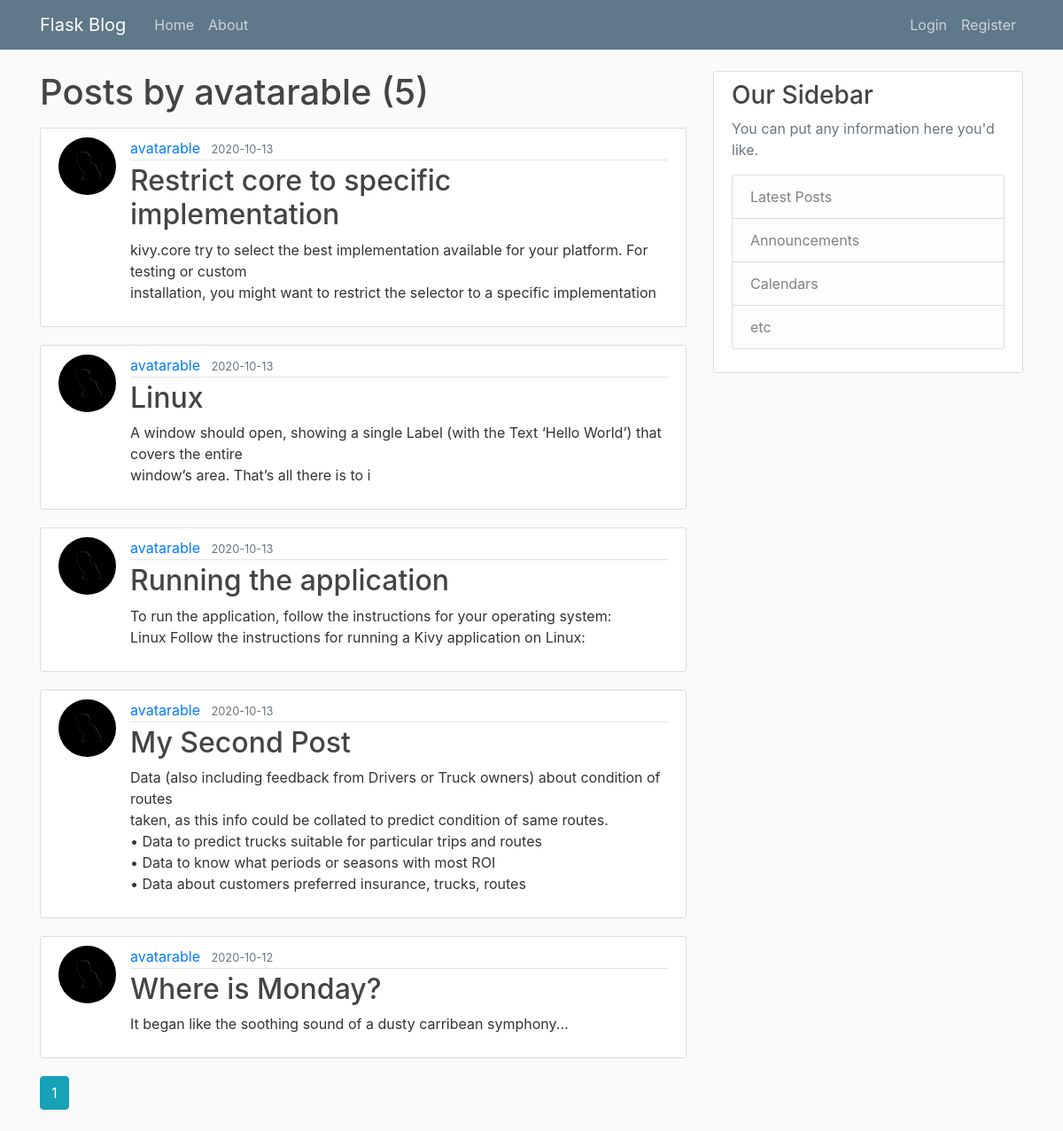
The page /user/avatarable on the database its author committed.
### flaskblog/models.py (models this page shows, shortened)
class User(db.Model, UserMixin):
    id = db.Column(db.Integer, primary_key=True)
    username = db.Column(db.String(20), unique=True, nullable=False)
    email = db.Column(db.String(120), unique=True, nullable=False)
    password = db.Column(db.String(60), nullable=False)
    image_file = db.Column(db.String(120), nullable=False, default='default.jpg')
    posts = db.relationship('Post', backref='author', lazy=True)

class Post(db.Model):
    id = db.Column(db.Integer, primary_key=True)
    title = db.Column(db.String(100), nullable=False)
    date_posted = db.Column(db.DateTime, nullable=False, default=datetime.utcnow)
    content = db.Column(db.Text, nullable=False)
    user_id = db.Column(db.Integer, db.ForeignKey('user.id'), nullable=False)

### flaskblog/routes.py (the view)
@app.route('/user/<string:username>')
def user_posts(username):
    page = request.args.get('page', 1, type=int)
    user = User.query.filter_by(username=username).first_or_404()
    posts = Post.query.filter_by(author=user).order_by(Post.date_posted.desc())\
        .paginate(page=page, per_page=5)
    return render_template('user_posts.html', posts=posts, user=user)

### flaskblog/templates/user_posts.html
{% extends "layout.html" %}
{% block content %}
    <h1 class="mb-3">Posts by {{ user.username }} ({{ posts.total }})</h1>
    {% for post in posts.items %}
    <article class="media content-section">
        <img class="rounded-circle article-img" src="{{ url_for('static', filename='profile_pics/' + post.author.image_file) }}">
        <div class="media-body">
            <div class="article-metadata">
                <a class="mr-2" href="{{ url_for('user_posts', username=post.author.username) }}">{{ post.author.username }}</a>
                <small class="text-muted">{{ post.date_posted.strftime('%Y-%m-%d') }}</small>
            </div>
            <h2><a class="article-title" href="{{ url_for('post', post_id=post.id) }}">{{ post.title }}</a></h2>
            <p class="article-content">{{ post.content }}</p>
        </div>
    </article>
    {% endfor %}
    {% for page_num in posts.iter_pages(left_edge=1, right_edge=1, left_current=1, right_current=2) %}
        {% if page_num %}
            {% if posts.page == page_num %}
                <a class="btn btn-info mb-4" href="{{ url_for('user_posts', username=user.username, page=page_num) }}">{{ page_num }}</a>
            {% else %}
                <a class="btn btn-outline-info mb-4" href="{{ url_for('user_posts', username=user.username, page=page_num) }}">{{ page_num }}</a>
            {% endif %}
        {% else %}
        ...
        {% endif %}
    {% endfor %}
{% endblock content %}

### flaskblog/static/main.css (style rules this page uses)
body { background: #fafafa; color: #333333; margin-top: 5rem; }
h1, h2, h3, h4, h5, h6 { color: #444444; }
.content-section { background: #ffffff; padding: 10px 20px; border: 1px solid #dddddd; border-radius: 3px; margin-bottom: 20px; }
.article-title { color: #444444; }
.article-content { white-space: pre-line; }
.article-img { height: 65px; width: 65px; margin-right: 16px; }
.article-metadata { padding-bottom: 1px; margin-bottom: 4px; border-bottom: 1px solid #e3e3e3 }

### rows shown on the page
User: username "avatarable"
Post: image_file (picture), author.username "avatarable", date_posted "2020-10-13", title "Restrict core to specific implementation", content "kivy.core try to select the best implementation available for your platform. For testing or custom installation, you might want to restrict the selector to a specific implementation"
Post: image_file (picture), author.username "avatarable", date_posted "2020-10-13", title "Linux", content "A window should open, showing a single Label (with the Text ‘Hello World’) that covers the entire window’s area. That’s all there is to i"
Post: image_file (picture), author.username "avatarable", date_posted "2020-10-13", title "Running the application", content "To run the application, follow the instructions for your operating system: Linux Follow the instructions for running a Kivy application on Linux:"
Post: image_file (picture), author.username "avatarable", date_posted "2020-10-13", title "My Second Post", content "Data (also including feedback from Drivers or Truck owners) about condition of routes taken, as this info could be collated to predict condition of same routes. • Data to predict trucks suitable for particular trips and routes • Data to know what periods or seasons with most ROI • Data about customers preferred insurance, trucks, routes"
Post: image_file (picture), author.username "avatarable", date_posted "2020-10-12", title "Where is Monday?", content "It began like the soothing sound of a dusty carribean symphony..."

### other values the page prints
{{ posts.total }} "5"
{{ page_num }} "1"
